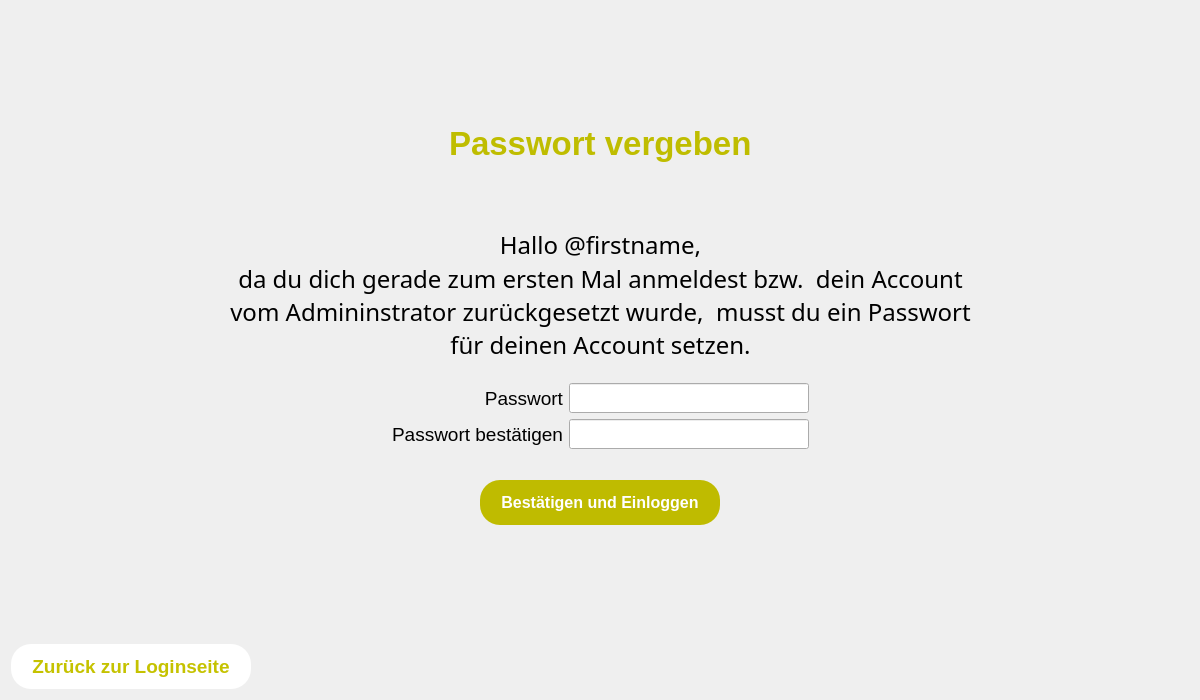
<?xml version="1.0" encoding="UTF-8"?>
<ui version="4.0">
 <class>NoPasswordLoginView</class>
 <widget class="QWidget" name="NoPasswordLoginView">
  <property name="geometry">
   <rect>
    <x>0</x>
    <y>0</y>
    <width>1200</width>
    <height>700</height>
   </rect>
  </property>
  <property name="windowTitle">
   <string>meinHaushalt</string>
  </property>
  <layout class="QVBoxLayout" name="verticalLayout_5">
   <item>
    <layout class="QVBoxLayout" name="verticalLayout_3">
     <item>
      <spacer name="verticalSpacer">
       <property name="orientation">
        <enum>Qt::Vertical</enum>
       </property>
       <property name="sizeHint" stdset="0">
        <size>
         <width>20</width>
         <height>40</height>
        </size>
       </property>
      </spacer>
     </item>
     <item>
      <layout class="QHBoxLayout" name="horizontalLayout_2">
       <item>
        <spacer name="horizontalSpacer_4">
         <property name="orientation">
          <enum>Qt::Horizontal</enum>
         </property>
         <property name="sizeHint" stdset="0">
          <size>
           <width>40</width>
           <height>20</height>
          </size>
         </property>
        </spacer>
       </item>
       <item>
        <widget class="QLabel" name="label">
         <property name="font">
          <font>
           <pointsize>25</pointsize>
           <weight>75</weight>
           <bold>true</bold>
          </font>
         </property>
         <property name="styleSheet">
          <string notr="true">QLabel {
color: rgb(191, 189, 0)
}</string>
         </property>
         <property name="text">
          <string>Passwort vergeben</string>
         </property>
        </widget>
       </item>
       <item>
        <spacer name="horizontalSpacer_3">
         <property name="orientation">
          <enum>Qt::Horizontal</enum>
         </property>
         <property name="sizeHint" stdset="0">
          <size>
           <width>40</width>
           <height>20</height>
          </size>
         </property>
        </spacer>
       </item>
      </layout>
     </item>
     <item>
      <layout class="QHBoxLayout" name="horizontalLayout_5">
       <property name="topMargin">
        <number>60</number>
       </property>
       <item>
        <spacer name="horizontalSpacer_9">
         <property name="orientation">
          <enum>Qt::Horizontal</enum>
         </property>
         <property name="sizeHint" stdset="0">
          <size>
           <width>40</width>
           <height>20</height>
          </size>
         </property>
        </spacer>
       </item>
       <item>
        <layout class="QVBoxLayout" name="verticalLayout_4">
         <property name="spacing">
          <number>0</number>
         </property>
         <item>
          <widget class="QLabel" name="helloNameLabel">
           <property name="font">
            <font>
             <family>Microsoft JhengHei Light</family>
             <pointsize>18</pointsize>
            </font>
           </property>
           <property name="text">
            <string>Hallo @firstname,</string>
           </property>
           <property name="alignment">
            <set>Qt::AlignCenter</set>
           </property>
          </widget>
         </item>
         <item>
          <widget class="QLabel" name="label_3">
           <property name="font">
            <font>
             <family>Microsoft JhengHei Light</family>
             <pointsize>18</pointsize>
            </font>
           </property>
           <property name="text">
            <string>da du dich gerade zum ersten Mal anmeldest bzw.  dein Account
vom Admininstrator zurückgesetzt wurde,  musst du ein Passwort
für deinen Account setzen.</string>
           </property>
           <property name="alignment">
            <set>Qt::AlignCenter</set>
           </property>
          </widget>
         </item>
        </layout>
       </item>
       <item>
        <spacer name="horizontalSpacer_8">
         <property name="orientation">
          <enum>Qt::Horizontal</enum>
         </property>
         <property name="sizeHint" stdset="0">
          <size>
           <width>40</width>
           <height>20</height>
          </size>
         </property>
        </spacer>
       </item>
      </layout>
     </item>
     <item>
      <layout class="QHBoxLayout" name="horizontalLayout">
       <property name="topMargin">
        <number>15</number>
       </property>
       <item>
        <spacer name="horizontalSpacer">
         <property name="orientation">
          <enum>Qt::Horizontal</enum>
         </property>
         <property name="sizeHint" stdset="0">
          <size>
           <width>40</width>
           <height>20</height>
          </size>
         </property>
        </spacer>
       </item>
       <item>
        <layout class="QVBoxLayout" name="verticalLayout">
         <property name="spacing">
          <number>6</number>
         </property>
         <item>
          <widget class="QLabel" name="label_5">
           <property name="font">
            <font>
             <pointsize>14</pointsize>
            </font>
           </property>
           <property name="text">
            <string>Passwort</string>
           </property>
           <property name="alignment">
            <set>Qt::AlignRight|Qt::AlignTrailing|Qt::AlignVCenter</set>
           </property>
          </widget>
         </item>
         <item>
          <widget class="QLabel" name="label_6">
           <property name="font">
            <font>
             <pointsize>14</pointsize>
            </font>
           </property>
           <property name="text">
            <string>Passwort bestätigen</string>
           </property>
           <property name="alignment">
            <set>Qt::AlignRight|Qt::AlignTrailing|Qt::AlignVCenter</set>
           </property>
          </widget>
         </item>
        </layout>
       </item>
       <item>
        <layout class="QVBoxLayout" name="verticalLayout_2">
         <property name="spacing">
          <number>6</number>
         </property>
         <item>
          <widget class="QLineEdit" name="PasswordLine">
           <property name="minimumSize">
            <size>
             <width>240</width>
             <height>30</height>
            </size>
           </property>
           <property name="maximumSize">
            <size>
             <width>240</width>
             <height>30</height>
            </size>
           </property>
           <property name="font">
            <font>
             <pointsize>14</pointsize>
             <weight>75</weight>
             <bold>true</bold>
            </font>
           </property>
           <property name="maxLength">
            <number>100</number>
           </property>
           <property name="frame">
            <bool>true</bool>
           </property>
           <property name="echoMode">
            <enum>QLineEdit::Password</enum>
           </property>
          </widget>
         </item>
         <item>
          <widget class="QLineEdit" name="ConfirmPasswordLine">
           <property name="enabled">
            <bool>true</bool>
           </property>
           <property name="minimumSize">
            <size>
             <width>240</width>
             <height>30</height>
            </size>
           </property>
           <property name="maximumSize">
            <size>
             <width>240</width>
             <height>30</height>
            </size>
           </property>
           <property name="font">
            <font>
             <pointsize>14</pointsize>
             <weight>75</weight>
             <bold>true</bold>
            </font>
           </property>
           <property name="maxLength">
            <number>100</number>
           </property>
           <property name="frame">
            <bool>true</bool>
           </property>
           <property name="echoMode">
            <enum>QLineEdit::Password</enum>
           </property>
          </widget>
         </item>
        </layout>
       </item>
       <item>
        <spacer name="horizontalSpacer_2">
         <property name="orientation">
          <enum>Qt::Horizontal</enum>
         </property>
         <property name="sizeHint" stdset="0">
          <size>
           <width>40</width>
           <height>20</height>
          </size>
         </property>
        </spacer>
       </item>
      </layout>
     </item>
     <item>
      <layout class="QHBoxLayout" name="horizontalLayout_3">
       <property name="spacing">
        <number>6</number>
       </property>
       <property name="topMargin">
        <number>25</number>
       </property>
       <item>
        <spacer name="horizontalSpacer_5">
         <property name="orientation">
          <enum>Qt::Horizontal</enum>
         </property>
         <property name="sizeHint" stdset="0">
          <size>
           <width>40</width>
           <height>20</height>
          </size>
         </property>
        </spacer>
       </item>
       <item>
        <widget class="QPushButton" name="LoginButton">
         <property name="minimumSize">
          <size>
           <width>240</width>
           <height>45</height>
          </size>
         </property>
         <property name="maximumSize">
          <size>
           <width>240</width>
           <height>45</height>
          </size>
         </property>
         <property name="font">
          <font>
           <pointsize>12</pointsize>
           <weight>75</weight>
           <bold>true</bold>
          </font>
         </property>
         <property name="cursor">
          <cursorShape>PointingHandCursor</cursorShape>
         </property>
         <property name="styleSheet">
          <string notr="true">QPushButton {
color: white;
background-color: rgb(191, 187, 0); 
border-radius: 20px;
border-style: outset;
padding: 10px;
}

QPushButton:disabled {

}

QPushButton:hover {
background: qradialgradient(
cx: 0.3, cy: -0.4, fx: 0.3, fy: -0.4,
radius: 1.35, stop: 0 #fff, stop: 1 rgb(193, 189, 0)
);
}

QPushButton:pressed {
border-style: inset;
background: qradialgradient(
cx: 0.4, cy: -0.1, fx: 0.4, fy: -0.1,
radius: 1.35, stop: 0 #fff, stop: 1 #ddd
);
}

QPushButton:focus {
	border: none;
	outline: none;
}</string>
         </property>
         <property name="text">
          <string>Bestätigen und Einloggen</string>
         </property>
        </widget>
       </item>
       <item>
        <spacer name="horizontalSpacer_6">
         <property name="orientation">
          <enum>Qt::Horizontal</enum>
         </property>
         <property name="sizeHint" stdset="0">
          <size>
           <width>40</width>
           <height>20</height>
          </size>
         </property>
        </spacer>
       </item>
      </layout>
     </item>
     <item>
      <spacer name="verticalSpacer_2">
       <property name="orientation">
        <enum>Qt::Vertical</enum>
       </property>
       <property name="sizeHint" stdset="0">
        <size>
         <width>20</width>
         <height>40</height>
        </size>
       </property>
      </spacer>
     </item>
     <item>
      <layout class="QHBoxLayout" name="horizontalLayout_4">
       <item>
        <widget class="QPushButton" name="BackButton">
         <property name="minimumSize">
          <size>
           <width>240</width>
           <height>45</height>
          </size>
         </property>
         <property name="maximumSize">
          <size>
           <width>240</width>
           <height>45</height>
          </size>
         </property>
         <property name="font">
          <font>
           <pointsize>14</pointsize>
           <weight>75</weight>
           <bold>true</bold>
          </font>
         </property>
         <property name="cursor">
          <cursorShape>PointingHandCursor</cursorShape>
         </property>
         <property name="styleSheet">
          <string notr="true">QPushButton {
color: rgb(197, 194, 0);
background-color: white; 
border-radius: 20px;
border-style: outset;
padding: 10px;
}

QPushButton:disabled {

}

QPushButton:hover {
background: qradialgradient(
cx: 0.3, cy: -0.4, fx: 0.3, fy: -0.4,
radius: 1.35, stop: 0 #fff, stop: 1 grey
);
}

QPushButton:pressed {
border-style: inset;
background: qradialgradient(
cx: 0.4, cy: -0.1, fx: 0.4, fy: -0.1,
radius: 1.35, stop: 0 #fff, stop: 1 #ddd
);
}

QPushButton:focus {
	border: none;
	outline: none;
}</string>
         </property>
         <property name="text">
          <string>Zurück zur Loginseite</string>
         </property>
        </widget>
       </item>
       <item>
        <spacer name="horizontalSpacer_7">
         <property name="orientation">
          <enum>Qt::Horizontal</enum>
         </property>
         <property name="sizeHint" stdset="0">
          <size>
           <width>40</width>
           <height>20</height>
          </size>
         </property>
        </spacer>
       </item>
      </layout>
     </item>
    </layout>
   </item>
  </layout>
 </widget>
 <resources/>
 <connections/>
</ui>
